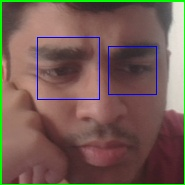
#> input picture snapshots/face_0.jpg, 185 x 185 px, given in place of the camera
$ python detect.py
#> lines starting #> are read from the running program, lines starting #| are printed output that depends on the picture
import os
import cv2
import time

BASE_DIR = os.path.dirname(os.path.abspath(__file__))
os.makedirs("snapshots", exist_ok=True)

def load_cascade(filename):
    path = os.path.join(BASE_DIR, 'facedetector', filename)
    cascade = cv2.CascadeClassifier(path)
    if cascade.empty():
        raise FileNotFoundError(f"Missing classifier: {path}")
    return cascade


face_cascade = load_cascade('facedetector_frontalface_default.xml')
eye_cascade = load_cascade('facedetector_eye.xml')
smile_cascade = load_cascade('facedetector_smile.xml')

cap = cv2.VideoCapture(0)


current_filter = 0
filter_names = {
    0: "Normal",
    1: "Thermal / Heatmap",
    2: "Canny Edges",
    3: "Cartoon",
    4: "Grayscale"
}

blur_mode = False
prev_frame_time = 0
snapshot_counter = 0

def apply_cartoon(img):
    """Creates a cel-shaded cartoon effect using bilateral filtering and edge masking."""
    gray_img = cv2.cvtColor(img, cv2.COLOR_BGR2GRAY)
    gray_blur = cv2.medianBlur(gray_img, 5)
    edges = cv2.adaptiveThreshold(
        gray_blur, 255, cv2.ADAPTIVE_THRESH_MEAN_C, cv2.THRESH_BINARY, 9, 9
    )


    color = cv2.bilateralFilter(img, d=9, sigmaColor=250, sigmaSpace=250)


    edges_bgr = cv2.cvtColor(edges, cv2.COLOR_GRAY2BGR)
    cartoon = cv2.bitwise_and(color, edges_bgr)
    return cartoon

print("\n================== Controls ==================")
print(" [1] : Normal Mode")
print(" [2] : Thermal / Heatmap Vision")
print(" [3] : Canny Edge Detector")
print(" [4] : Cartoon Filter")
print(" [5] : Grayscale Mode")
print(" [b] : Toggle Face Blur (Privacy)")
print(" [s] : Save Face Snapshot")
print(" [q] : Quit Application")
print("==============================================\n")

while True:
    ret, frame = cap.read()
#> frame is the input picture: shape (185, 185, 3); mean B, G, R 84.2, 93, 116.9
    if not ret:
        break


    new_frame_time = time.time()
    fps = 1 / (new_frame_time - prev_frame_time) if (new_frame_time - prev_frame_time) > 0 else 0
    prev_frame_time = new_frame_time


    gray = cv2.cvtColor(frame, cv2.COLOR_BGR2GRAY)
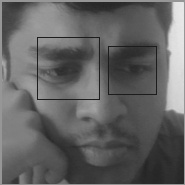
#> gray: shape (185, 185); min 24, max 233, mean 99.1


    faces = face_cascade.detectMultiScale(
        gray,
        scaleFactor=1.2,
        minNeighbors=5,
        minSize=(40, 40)
    )
#> faces = ()

    # 1. Apply selected visual filter to base frame
    if current_filter == 1:
        # Thermal / Heatmap simulation via JET colormap
        display_frame = cv2.applyColorMap(gray, cv2.COLORMAP_JET)
    elif current_filter == 2:
        # Canny edge detection converted back to 3 channels for overlay drawing
        canny_edges = cv2.Canny(gray, threshold1=50, threshold2=150)
        display_frame = cv2.cvtColor(canny_edges, cv2.COLOR_GRAY2BGR)
    elif current_filter == 3:
        # Cartoon filter
        display_frame = apply_cartoon(frame)
    elif current_filter == 4:
        # Grayscale view
        display_frame = cv2.cvtColor(gray, cv2.COLOR_GRAY2BGR)
    else:
        # Normal
        display_frame = frame.copy()

    # 2. Draw detections on the filtered display frame
    for i, (x, y, w, h) in enumerate(faces):
        if blur_mode:
            # Anonymize face ROI
            face_roi = display_frame[y:y+h, x:x+w]
            blurred_face = cv2.GaussianBlur(face_roi, (51, 51), 30)
            display_frame[y:y+h, x:x+w] = blurred_face
            cv2.rectangle(display_frame, (x, y), (x + w, y + h), (0, 140, 255), 2)
            cv2.putText(display_frame, "ANONYMIZED", (x, y - 8), cv2.FONT_HERSHEY_SIMPLEX, 0.5, (0, 140, 255), 2)
        else:
            # Face bounding box (Green)
            cv2.rectangle(display_frame, (x, y), (x + w, y + h), (0, 255, 0), 2)
            cv2.putText(display_frame, f"Face #{i+1}", (x, y - 8), cv2.FONT_HERSHEY_SIMPLEX, 0.5, (0, 255, 0), 2)

            # Detect Eyes (Blue) inside face region
            roi_gray = gray[y:y+h, x:x+w]
            roi_display = display_frame[y:y+h, x:x+w]
            eyes = eye_cascade.detectMultiScale(roi_gray, scaleFactor=1.1, minNeighbors=8, minSize=(15, 15))
            for (ex, ey, ew, eh) in eyes:
                cv2.rectangle(roi_display, (ex, ey), (ex + ew, ey + eh), (255, 0, 0), 1)

            # Detect Smiles (Red) inside lower half of face
            roi_gray_lower = roi_gray[int(h / 2):h, 0:w]
            roi_display_lower = roi_display[int(h / 2):h, 0:w]
            smiles = smile_cascade.detectMultiScale(roi_gray_lower, scaleFactor=1.7, minNeighbors=22)
            for (sx, sy, sw, sh) in smiles:
                cv2.rectangle(roi_display_lower, (sx, sy), (sx + sw, sy + sh), (0, 0, 255), 1)
#> this loop made 0 passes

    # 3. HUD / Diagnostics Overlay
    cv2.putText(display_frame, f"FPS: {int(fps)}", (20, 30), cv2.FONT_HERSHEY_SIMPLEX, 0.6, (0, 255, 255), 2)
    cv2.putText(display_frame, f"Faces: {len(faces)}", (20, 55), cv2.FONT_HERSHEY_SIMPLEX, 0.6, (0, 255, 255), 2)
    cv2.putText(display_frame, f"Filter: {filter_names[current_filter]}", (20, 80), cv2.FONT_HERSHEY_SIMPLEX, 0.6, (255, 255, 0), 2)

    blur_text = "BLUR: ON" if blur_mode else "BLUR: OFF"
    blur_color = (0, 140, 255) if blur_mode else (180, 180, 180)
    cv2.putText(display_frame, blur_text, (20, 105), cv2.FONT_HERSHEY_SIMPLEX, 0.6, blur_color, 2)
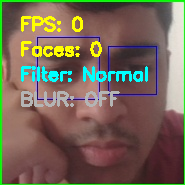
#> display_frame: shape (185, 185, 3); mean B, G, R 87.2, 103.3, 118

    # Render Frame
    cv2.imshow('OpenCV Face & Filter Dashboard', display_frame)

    # 4. Keyboard Controls
    key = cv2.waitKey(1) & 0xFF
#> (key q is pressed here)
    if key == ord('q'):
        break
    elif key == ord('1'):
        current_filter = 0
    elif key == ord('2'):
        current_filter = 1
    elif key == ord('3'):
        current_filter = 2
    elif key == ord('4'):
        current_filter = 3
    elif key == ord('5'):
        current_filter = 4
    elif key == ord('b'):
        blur_mode = not blur_mode
    elif key == ord('s') and len(faces) > 0:
        fx, fy, fw, fh = faces[0]
        snapshot_img = frame[fy:fy+fh, fx:fx+fw]
        path = f"snapshots/face_{snapshot_counter}.jpg"
        cv2.imwrite(path, snapshot_img)
        print(f"[+] Snapshot saved: {path}")
        snapshot_counter += 1

cap.release()
cv2.destroyAllWindows()

$ run again, on snapshots/face_1.jpg
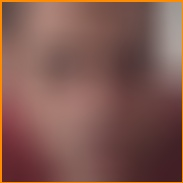
#> input picture snapshots/face_1.jpg, 183 x 183 px, given in place of the camera
#> frame is the input picture: shape (183, 183, 3); mean B, G, R 80.3, 88.1, 127.5
#> `gray = cv2.cvtColor(frame, cv2.COLOR_BGR2GRAY)`:
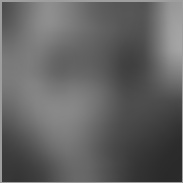
#> gray: shape (183, 183); min 38, max 165, mean 99
#> faces = ()
#> `cv2.putText(display_frame, blur_text, (20, 105), cv2.FONT_HERSHEY_SIMP..`:
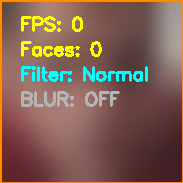
#> display_frame: shape (183, 183, 3); mean B, G, R 83.6, 98.2, 128.1
